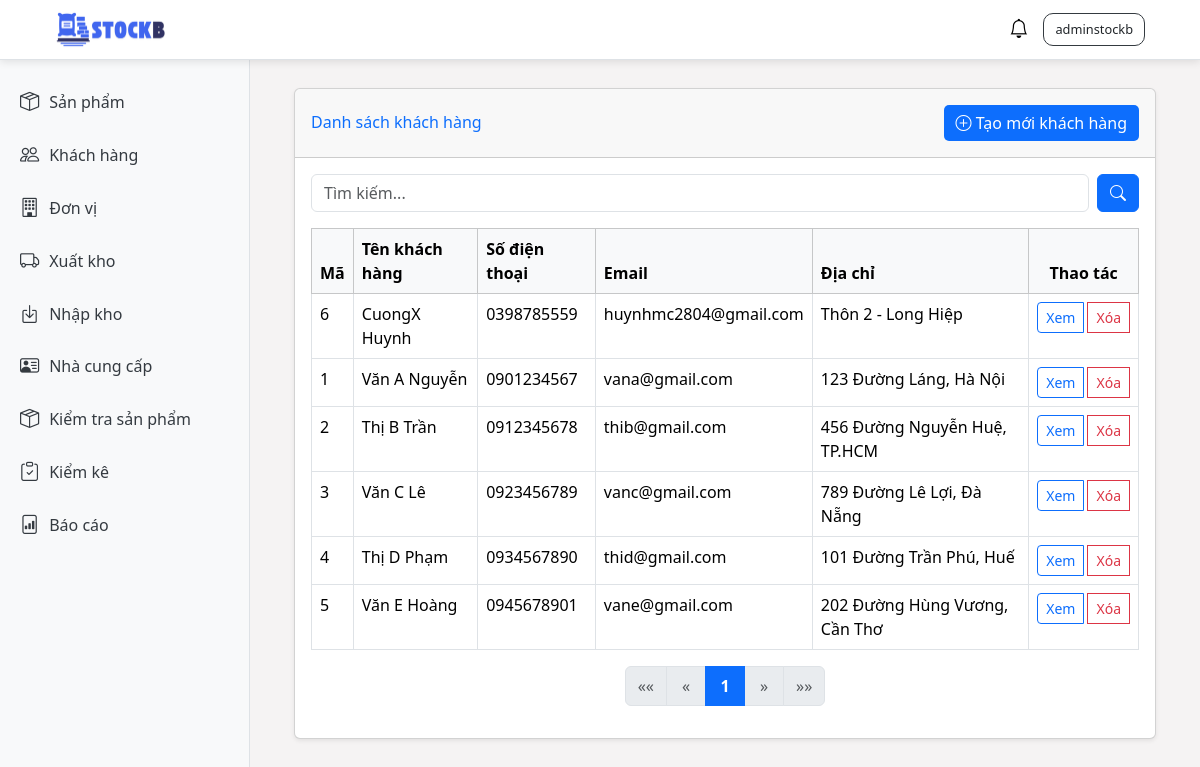
The page /customers/ (signed in) on the database its author committed.
### stockb/models.py (models this page shows, shortened)
class Customer(models.Model):
    first_name = models.CharField(max_length=50)
    last_name = models.CharField(max_length=50)
    email = models.EmailField(blank=True, null=True)
    phone = models.CharField(max_length=20)
    address = models.TextField()
    created_at = models.DateTimeField(auto_now_add=True)
    updated_at = models.DateTimeField(auto_now=True)

### stockb/views/customer_views.py (the view, shortened to what this page needs)
# urls.py: path('customers/', customer_views.customer_list, name='customer_list'),
@login_required
def customer_list(request):
    customers = Customer.objects.only(
        'id', 'first_name', 'last_name', 'email', 'phone', 'address', 'created_at', 'updated_at'
    ).order_by('-created_at')
    search_query = request.GET.get('search', '')
    paginator = Paginator(customers, 10)  # Hiển thị 10 khách hàng trên mỗi trang
    page_number = request.GET.get('page')
    page_obj = paginator.get_page(page_number)
    context = {
        "title": "Danh sách khách hàng",
        'customers': page_obj
    }
    return render(request, "customer/customer_list.html", context)

### stockb/context_processors.py (called while the page is built)
def notifications(request):
    return {
        'notifications': Notification.objects.all()[:50]
    }

### stockb/templates/customer/customer_list.html (shortened to what this page needs)
{% extends "base.html" %}
{% block content %}
<div class="container-fluid">
    <div class="card shadow-sm mb-4">
        <div class="card-header py-3 d-flex justify-content-between align-items-center">
            <h6 class="m-0 font-weight-bold text-primary">Danh sách khách hàng</h6>
            <a href="{% url 'customer_create' %}" class="btn-create">
                <i class="bi bi-plus-circle"></i>
                Tạo mới khách hàng
            </a>
        </div>
        <div class="card-body">
            <div class="mb-3">
                <form method="get" class="d-flex">
                    <input type="text" name="search" class="form-control me-2" placeholder="Tìm kiếm..." value="{{ request.GET.search|default:'' }}">
                    <button type="submit" class="btn btn-primary">
                        <i class="bi bi-search"></i>
                    </button>
                </form>
            </div>
            <div class="table-responsive">
                <table class="table table-bordered table-hover">
                    <thead class="table-light">
                        <tr>
                            <th>Mã</th>
                            <th>Tên khách hàng</th>
                            <th>Số điện thoại</th>
                            <th>Email</th>
                            <th>Địa chỉ</th>
                            <th class="text-center">Thao tác</th>
                        </tr>
                    </thead>
                    <tbody>
                        {% for customer in customers %}
                        <tr>
                            <td>{{ customer.id }}</td>
                            <td>{{ customer.last_name }} {{ customer.first_name }}</td>
                            <td>{{ customer.phone }}</td>
                            <td>{{ customer.email|default:"Không có" }}</td>
                            <td>{{ customer.address }}</td>
                            <td class="text-center">
                                <div class="btn-group">
                                    <a href="{% url 'customer_update' customer.id %}" class="btn btn-sm btn-outline-primary me-1">
                                        Xem
                                    </a>
                                    <button type="button" class="btn btn-sm btn-outline-danger" data-bs-toggle="modal" data-bs-target="#deleteModal{{ customer.id }}">
                                        Xóa
                                    </button>
                                </div>
                            </td>
                        </tr>
                        {% empty %}
                        <tr>
                            <td colspan="6" class="text-center">Không có dữ liệu khách hàng</td>
                        </tr>
                        {% endfor %}
                    </tbody>
                </table>
            </div>
            {% include 'Pagination/pagination.html' with page_obj=customers %}
        </div>
    </div>
</div>
{% endblock %}

### templates/base.html (shortened to what this page needs)
<!DOCTYPE html>
<html lang="vi">
{% load static %}
<head>
    <link href="https://cdn.jsdelivr.net/npm/bootstrap@5.3.3/dist/css/bootstrap.min.css" rel="stylesheet">
    <link rel="stylesheet" href="https://cdnjs.cloudflare.com/ajax/libs/bootstrap-icons/1.11.3/font/bootstrap-icons.min.css">
    <link rel="stylesheet" href="{% static 'css/styles.css' %}">
</head>
<body>
    <div class="header">
        <div class="left-container">
            <img src="{% static 'stockb-logo.png' %}" alt="StockB Logo" />
        </div>
        <div class="d-flex align-items-center">
            <div class="dropdown">
                <button class="notification-btn" id="notificationDropdown" data-bs-toggle="dropdown" aria-expanded="false" aria-label="Thông báo">
                    <i class="bi bi-bell"></i>
                </button>
            </div>
            {% if user.is_authenticated %}
                <div class="dropdown name-user">
                    <button class="dropdown-toggle text-dark bg-transparent border-0" id="dropdownMenuButton1"
                        data-bs-toggle="dropdown" aria-expanded="false">
                        {{ user.username }}
                    </button>
                </div>
            {% else %}
                <div class="name-user">
                    <a class="bg-transparent text-dark border-0 text-decoration-none" href="{% url 'login' %}">Đăng nhập</a>
                </div>
            {% endif %}
        </div>
    </div>
    <div class="sidebar">
        <a href="#" data-bs-toggle="collapse" data-bs-target="#sanphamSubmenu" aria-expanded="false">
            <i class="bi bi-box-seam"></i>Sản phẩm
        </a>
        <a href="/customers"><i class="bi bi-people"></i> Khách hàng</a>
        <a href="/units"><i class="bi bi-building"></i> Đơn vị</a>
        <a href="/stock-out"><i class="bi bi-truck"></i> Xuất kho</a>
        <a href="/stock-in"><i class="bi bi-box-arrow-in-down"></i> Nhập kho</a>
        <a href="/supplier"><i class="bi bi-person-vcard"></i> Nhà cung cấp</a>
        <a href="#" data-bs-toggle="collapse" data-bs-target="#kiemkeSubmenu" aria-expanded="false">
            <i class="bi bi-box-seam"></i> Kiểm tra sản phẩm
        </a>
        <a href="/inventory-check"><i class="bi bi-clipboard-check"></i>Kiểm kê</a>
        <a href="/report"><i class="bi bi-file-bar-graph"></i>Báo cáo</a>
    </div>
    <div class="main-content">
        <div class="container mt-5">
            {% block content %}{% endblock %}
        </div>
    </div>
</body>
</html>

### static/css/styles.css (style rules this page uses)
.header { height: 60px; width: 100%; background-color: #ffffff; display: flex; align-items: center; justify-content: space-between; padding: 0 20px; border-bottom: 1px solid #dee2e6; position: fixed; top: 0; left: 0; z-index: 1000; box-shadow: 0 2px 8px rgba(0, 0, 0, 0.1); }
.header .left-container { display: flex; }
.header .name-user { border: #343a40 solid 1px; padding: 5px; border-radius: 10px; font-size: 80%; margin-right: 35px; font-weight: 600; }
.header img { width: 120px; height: 40px; object-fit: cover; margin-left: 30px; justify-content: center; }
.btn-create { background-color: #0D6EFD; color: white; padding: 6px 12px; border-radius: 5px; font-weight: 500; text-decoration: none; }
.sidebar { width: 250px; background-color: #F8F9FA; padding-top: 1rem; border-right: 1px solid #dee2e6; height: calc(100vh - 60px); position: fixed; top: 60px; left: 0; }
.sidebar a { color: #343a40; text-decoration: none; display: flex; align-items: center; padding: 12px 20px; font-weight: 500; transition: 0.2s; }
.sidebar i { margin-right: 10px; font-size: 1.2rem; }
.name-user .dropdown-toggle::after { display: none; }
.main-content { margin-left: 250px; margin-top: 20px; padding: 20px; background: #F5F3F3; height: calc(100vh - 20px); overflow-y: auto; }
.notification-btn { position: relative; margin-right: 15px; background: none; border: none; padding: 0; }
.notification-btn .bi-bell { font-size: 1.2rem; }

### rows shown on the page
Customer: id "6", last_name "CuongX", first_name "Huynh", phone "0398785559", email "huynhmc2804@gmail.com", address "Thôn 2 - Long Hiệp"
Customer: id "1", last_name "Văn A", first_name "Nguyễn", phone "0901234567", email "vana@gmail.com", address "123 Đường Láng, Hà Nội"
Customer: id "2", last_name "Thị B", first_name "Trần", phone "0912345678", email "thib@gmail.com", address "456 Đường Nguyễn Huệ, TP.HCM"
Customer: id "3", last_name "Văn C", first_name "Lê", phone "0923456789", email "vanc@gmail.com", address "789 Đường Lê Lợi, Đà Nẵng"
Customer: id "4", last_name "Thị D", first_name "Phạm", phone "0934567890", email "thid@gmail.com", address "101 Đường Trần Phú, Huế"
Customer: id "5", last_name "Văn E", first_name "Hoàng", phone "0945678901", email "vane@gmail.com", address "202 Đường Hùng Vương, Cần Thơ"

### other values the page prints
{{ user.username }} "adminstockb"
{{ i }} "1"
